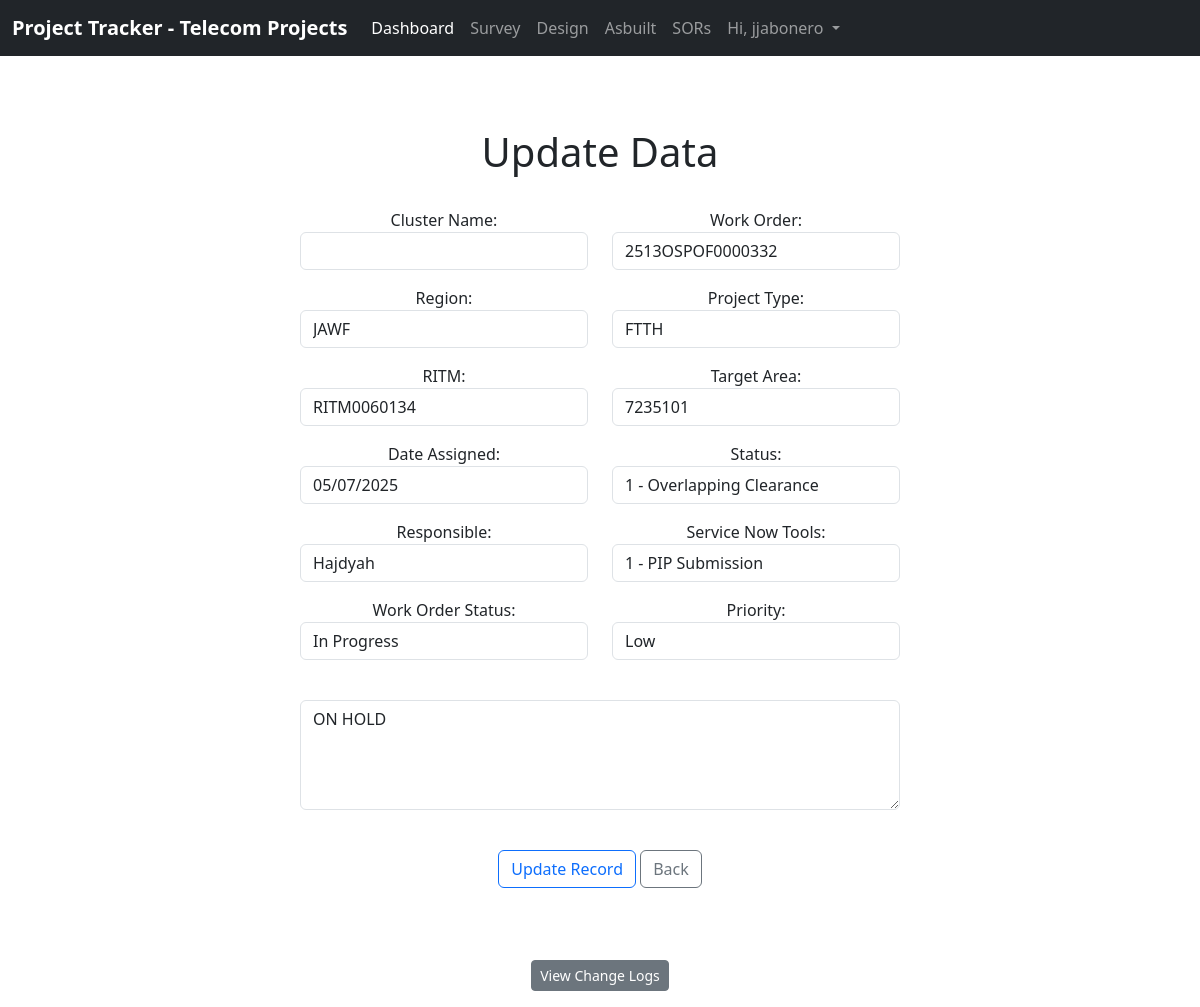
Page /update_survey_record/485 (signed in) on the committed database.
### website/models.py (models this page shows, shortened)
class survey(models.Model):
    cluster_name = models.CharField(max_length=200, blank=True)
    work_order = models.CharField(max_length=16)
    region = models.CharField(max_length=20, blank=True)
    project_type = models.CharField(max_length=20, blank=True)
    RITM = models.CharField(max_length=11)
    target_area = models.IntegerField(blank=True, null=True)
    date_assigned = models.DateField()
    status = models.CharField(max_length=50)
    responsible = models.CharField(max_length=100)
    tools = models.CharField(max_length=50)
    wo_status = models.CharField(max_length=50)
    priority = models.CharField(max_length=20)
    remarks = models.TextField(blank=True)
    updated_at = models.DateTimeField(auto_now=True)
    updated_by = models.ForeignKey(
        User, on_delete=models.SET_NULL, null=True, blank=True
    )

### website/views.py (the view, shortened to what this page needs)
# urls.py: path('update_survey_record/<int:pk>', views.update_survey_record,
def update_survey_record(request, pk):
    if not request.user.is_authenticated:
        messages.error(request, "You must be logged in to do that.")
        return redirect('home')
    current_record = survey.objects.get(id=pk)
    old_data = current_record.__dict__.copy()
    form = AddSurveyForm(request.POST or None,
                         instance=current_record, is_update=True)
    logs = ActivityLog.objects.filter(
        content_type=ContentType.objects.get_for_model(survey),
        object_id=current_record.id
    ).order_by('-timestamp')
    return render(request, 'update_survey_record.html',
                  {'form': form, 'record': current_record, 'logs': logs})

### website/templates/update_survey_record.html (shortened to what this page needs)
{% extends 'base.html' %}
{% load tz %}
{% block content %}
<div class="col-md-6 offset-md-3 text-center mt-5">
    <h1>Update Data</h1><br>
    <form method="POST" action="">
        <div class="row">
            <div class="col-md-6 mb-3">
                {{ form.cluster_name.label_tag }} {{ form.cluster_name }}
            </div>
            <div class="col-md-6 mb-3">
                {{ form.work_order.label_tag }} {{ form.work_order }}
            </div>
            <div class="col-md-6 mb-3">
                {{ form.region.label_tag }} {{ form.region }}
            </div>
            <div class="col-md-6 mb-3">
                {{ form.project_type.label_tag }} {{ form.project_type }}
            </div>
            <div class="col-md-6 mb-3">
                {{ form.RITM.label_tag }} {{ form.RITM }}
            </div>
            <div class="col-md-6 mb-3">
                {{ form.target_area.label_tag }} {{ form.target_area }}
            </div>
            <div class="col-md-6 mb-3">
                {{ form.date_assigned.label_tag }} {{ form.date_assigned }}
            </div>
            <div class="col-md-6 mb-3">
                {{ form.status.label_tag }} {{ form.status }}
            </div>
            <div class="col-md-6 mb-3">
                {{ form.responsible.label_tag }} {{ form.responsible }}
            </div>
            <div class="col-md-6 mb-3">
                {{ form.tools.label_tag }} {{ form.tools }}
            </div>
            <div class="col-md-6 mb-3">
                {{ form.wo_status.label_tag }} {{ form.wo_status }}
            </div>
            <div class="col-md-6 mb-3">
                {{ form.priority.label_tag }} {{ form.priority }}
            </div>
            <div class="col-md-12 mb-3">
                {{ form.remarks.label_tag }} {{ form.remarks }}
            </div>
        </div>
        <br>
        <button type="submit" class="btn btn-outline-primary">Update Record</button>
        <a class="btn btn-outline-secondary" aria-current="page" href="{% url 'survey' %}">Back</a><br>
    </form>
    <br><br>
    <div class="container mt-4">
        <button class="btn btn-secondary mb-3 btn-sm" type="button" data-bs-toggle="collapse"
            data-bs-target="#activityLogs">
            View Change Logs
        </button>
    </div>
    {% endblock %}

### website/templates/navbar.html (shortened to what this page needs)
<nav class="navbar navbar-expand-lg navbar-dark bg-dark">
    <div class="container-fluid">
        <a class="navbar-brand" href="{% url 'home' %}"><strong>Project Tracker - Telecom Projects</strong></a>
        {% if user.is_authenticated %}
        <div class="collapse navbar-collapse" id="navbarSupportedContent">
            <ul class="navbar-nav me-auto mb-4 mb-lg-0">
                <li class="nav-item">
                    <a class="nav-link active" aria-current="page" href="{% url 'home' %}">Dashboard</a>
                </li>
                <li class="nav-item">
                    <a class="nav-link" href="{% url 'survey' %}">Survey</a>
                </li>
                <li class="nav-item">
                    <a class="nav-link" href="#">Design</a>
                </li>
                <li class="nav-item">
                    <a class="nav-link" href="#">Asbuilt</a>
                </li>
                <li class="nav-item">
                    <a class="nav-link" href="#">SORs</a>
                </li>
                <li class="nav-item dropdown">
                    <a class="nav-link dropdown-toggle" href="#" role="button" data-bs-toggle="dropdown"
                        aria-expanded="false">
                        Hi, {{ user.username }}
                    </a>
                </li>
            </ul>
        </div>
        {% endif %}
    </div>
</nav>

### rows in the picture
survey: work_order "2513OSPOF0000332", region "JAWF", project_type "FTTH", RITM "RITM0060134", target_area "7235101", date_assigned "05/07/2025", status "1 - Overlapping Clearance", responsible "Hajdyah", tools "1 - PIP Submission", wo_status "In Progress", priority "Low", remarks "ON HOLD"

### other values in the picture
{{ user.username }} "jjabonero"
